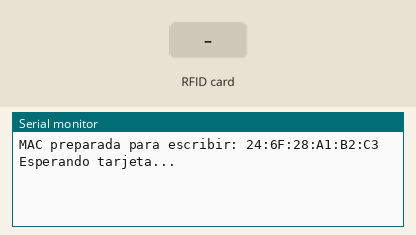
This sketch was run on a simulated ESP32. On the bench: the last lines printed to the serial monitor. Inputs (shaded band) come from the test bench.

Above: at 1.2 s.
1.3 s: RFID card 5E 7A 19 C4 held to the reader
At 2.6 s:
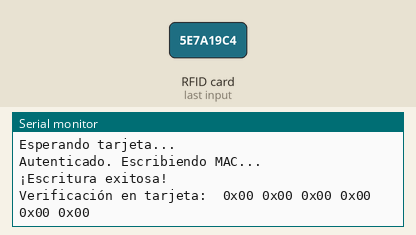
At 7.7 s:
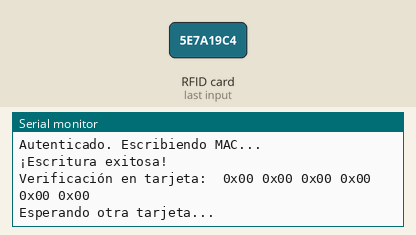

Measured:
- after the input at 1.3 s, the serial monitor: prints a new line at once (image 1)

The sketch:

writeMAConNFC.ino
```cpp
#include <Wire.h>
#include <Adafruit_PN532.h>
#include <esp_mac.h>  // Librería nativa del ESP32 para leer la MAC

#define I2C_SDA 5
#define I2C_SCL 18

Adafruit_PN532 nfc(-1, -1);

uint8_t dataToWrite[16] = {0};

void setup(void) {
  Serial.begin(115200);

  // 1. Obtener la MAC real del ESP32 (6 bytes)
  uint8_t mac[6];
  esp_read_mac(mac, ESP_MAC_WIFI_STA);

  // 2. Llenar el buffer de 16 bytes con la MAC (el resto queda en 0)
  memset(dataToWrite, 0, sizeof(dataToWrite));
  memcpy(dataToWrite, mac, 6);

  Serial.print("MAC preparada para escribir: ");
  for(int i=0; i<6; i++) {
    Serial.printf("%02X", mac[i]);
    if(i<5) Serial.print(":");
  }
  Serial.println();

  // 3. Iniciar I2C y NFC
  Wire.begin(I2C_SDA, I2C_SCL);
  nfc.begin();

  uint32_t versiondata = nfc.getFirmwareVersion();
  if (!versiondata) {
    Serial.print("Didn't find PN53x board");
    while (1);
  }
  nfc.SAMConfig();
  Serial.println("Esperando tarjeta...");
}

void loop(void) {
  uint8_t success;
  uint8_t uid[] = { 0, 0, 0, 0, 0, 0, 0 };
  uint8_t uidLength;

  success = nfc.readPassiveTargetID(PN532_MIFARE_ISO14443A, uid, &uidLength);

  if (success) {
    uint8_t keya[] = { 0xFF, 0xFF, 0xFF, 0xFF, 0xFF, 0xFF };

    // Autenticar Bloque 4
    success = nfc.mifareclassic_AuthenticateBlock(uid, uidLength, 4, 0, keya);

    if (success) {
      Serial.println("Autenticado. Escribiendo MAC...");

      // Escribir los datos
      if (nfc.mifareclassic_WriteDataBlock(4, dataToWrite)) {
        Serial.println("¡Escritura exitosa!");

        // Verificación
        uint8_t readBuffer[16];
        if (nfc.mifareclassic_ReadDataBlock(4, readBuffer)) {
          Serial.print("Verificación en tarjeta: ");
          for (uint8_t i = 0; i < 6; i++) {
            Serial.printf(" 0x%02X", readBuffer[i]);
          }
          Serial.println();
        }
      } else {
        Serial.println("Error al escribir.");
      }
    } else {
      Serial.println("Error de autenticación.");
    }
    delay(5000);
    Serial.println("\nEsperando otra tarjeta...");
  }
}
```
